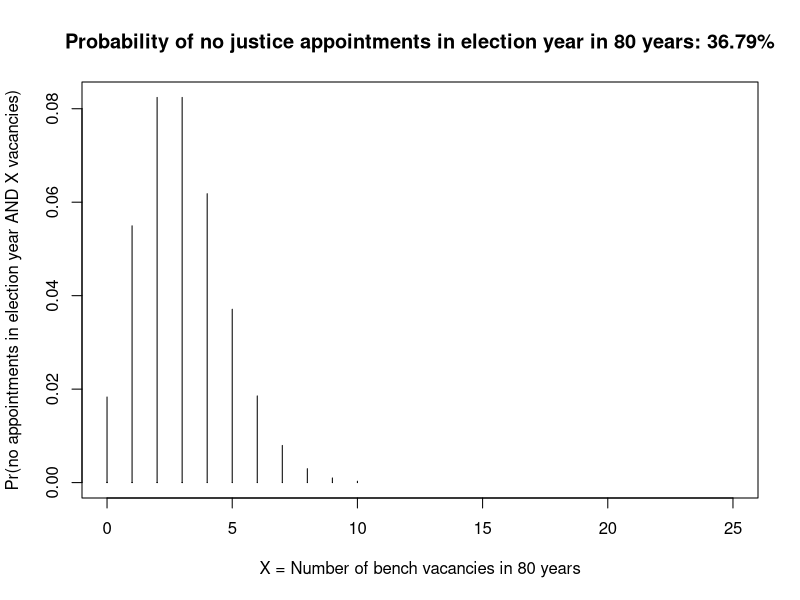

This chart was generated by the following R code:
Tf <- 80
turnover_rate <- 1/20
turnover_intensity <- Tf * turnover_rate
election_year_prob <- 1/4

num_of_judges <- 0:25

joint_probs <- dpois(num_of_judges, lambda=turnover_intensity) * dbinom(0, num_of_judges, prob=election_year_prob)
sum(joint_probs)

plot(NA, xlim=range(num_of_judges), ylim=c(0, max(joint_probs)), xlab="X = Number of bench vacancies in 80 years", ylab="Pr(no appointments in election year AND X vacancies)")
segments(0:10, y0=0, y1=joint_probs)
title(main=paste0("Probability of no justice appointments in election year in ", Tf, " years: ", round(sum(joint_probs)*100, 2), "%"))